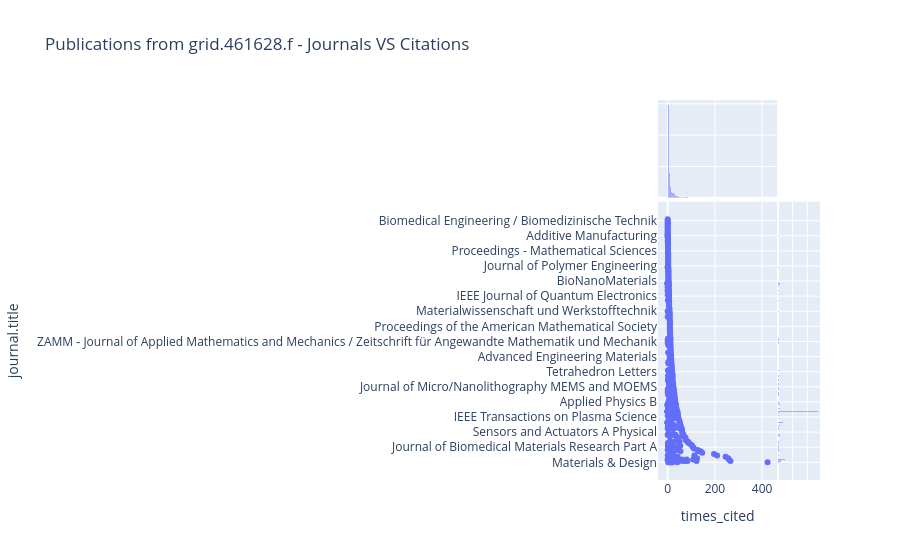

Notebook source saved alongside this figure:
### Markdown cell above
## Publications most cited : which journals?

### Code cell
data2 = dslquery(f"""search publications where research_orgs.id="{GRIDID}" return publications[doi+title+times_cited+category_for+journal] sort by times_cited limit 1000""")
df2 = json_normalize(data2.publications)
#
px.scatter(df2, x="times_cited", y="journal.title", 
           marginal_x="histogram", marginal_y="histogram", 
           title=f"Publications from {GRIDID} - Journals VS Citations")

### Figure 1 — Plotly figure (JSON) as saved in the notebook; plotly's stock layout.template omitted (floating-point values rounded to 4 significant figures; data arrays with more than 128 entries replaced by an {"elided": "..."} marker saying what was removed)
{"data": [{"hoverlabel": {"namelength": 0}, "hovertemplate": "times_cited=%{x}<br>journal.title=%{y}", "legendgroup": "", "marker": {"color": "#636efa", "symbol": "circle"}, "mode": "markers", "name": "", "showlegend": false, "type": "scatter", "x": {"elided": "1000 int values"}, "xaxis": "x", "y": {"elided": "1000 str values"}, "yaxis": "y"}, {"alignmentgroup": "True", "bingroup": "x", "hoverlabel": {"namelength": 0}, "hovertemplate": "times_cited=%{x}<br>count=%{y}", "legendgroup": "", "marker": {"color": "#636efa"}, "name": "", "offsetgroup": "", "opacity": 0.5, "showlegend": false, "type": "histogram", "x": {"elided": "1000 int values"}, "xaxis": "x3", "yaxis": "y3"}, {"alignmentgroup": "True", "bingroup": "y", "hoverlabel": {"namelength": 0}, "hovertemplate": "journal.title=%{y}<br>count=%{x}", "legendgroup": "", "marker": {"color": "#636efa"}, "name": "", "offsetgroup": "", "opacity": 0.5, "showlegend": false, "type": "histogram", "xaxis": "x2", "y": {"elided": "1000 str values"}, "yaxis": "y2"}], "layout": {"autosize": true, "barmode": "overlay", "legend": {"tracegroupgap": 0}, "title": {"text": "Publications from grid.461628.f - Journals VS Citations"}, "xaxis": {"anchor": "y", "autorange": true, "domain": [0, 0.7363], "range": [-26.38, 449.4], "title": {"text": "times_cited"}, "type": "linear"}, "xaxis2": {"anchor": "y2", "autorange": true, "domain": [0.7413, 1], "matches": "x2", "range": [0, 287.4], "showgrid": true, "showline": false, "showticklabels": false, "ticks": ""}, "xaxis3": {"anchor": "y3", "autorange": true, "domain": [0, 0.7363], "matches": "x", "range": [-26.38, 449.4], "showgrid": true, "showticklabels": false, "type": "linear"}, "xaxis4": {"anchor": "y4", "domain": [0.7413, 1], "matches": "x2", "showgrid": true, "showline": false, "showticklabels": false, "ticks": ""}, "yaxis": {"anchor": "x", "autorange": true, "domain": [0, 0.7326], "range": [-12.57, 189.6], "title": {"text": "journal.title"}, "type": "category"}, "yaxis2": {"anchor": "x2", "autorange": true, "domain": [0, 0.7326], "matches": "y", "range": [-12.57, 189.6], "showgrid": true, "showticklabels": false, "type": "category"}, "yaxis3": {"anchor": "x3", "autorange": true, "domain": [0.7426, 1], "matches": "y3", "range": [0, 624.2], "showgrid": true, "showline": false, "showticklabels": false, "ticks": ""}, "yaxis4": {"anchor": "x4", "domain": [0.7426, 1], "matches": "y3", "showgrid": true, "showline": false, "showticklabels": false, "ticks": ""}}}
